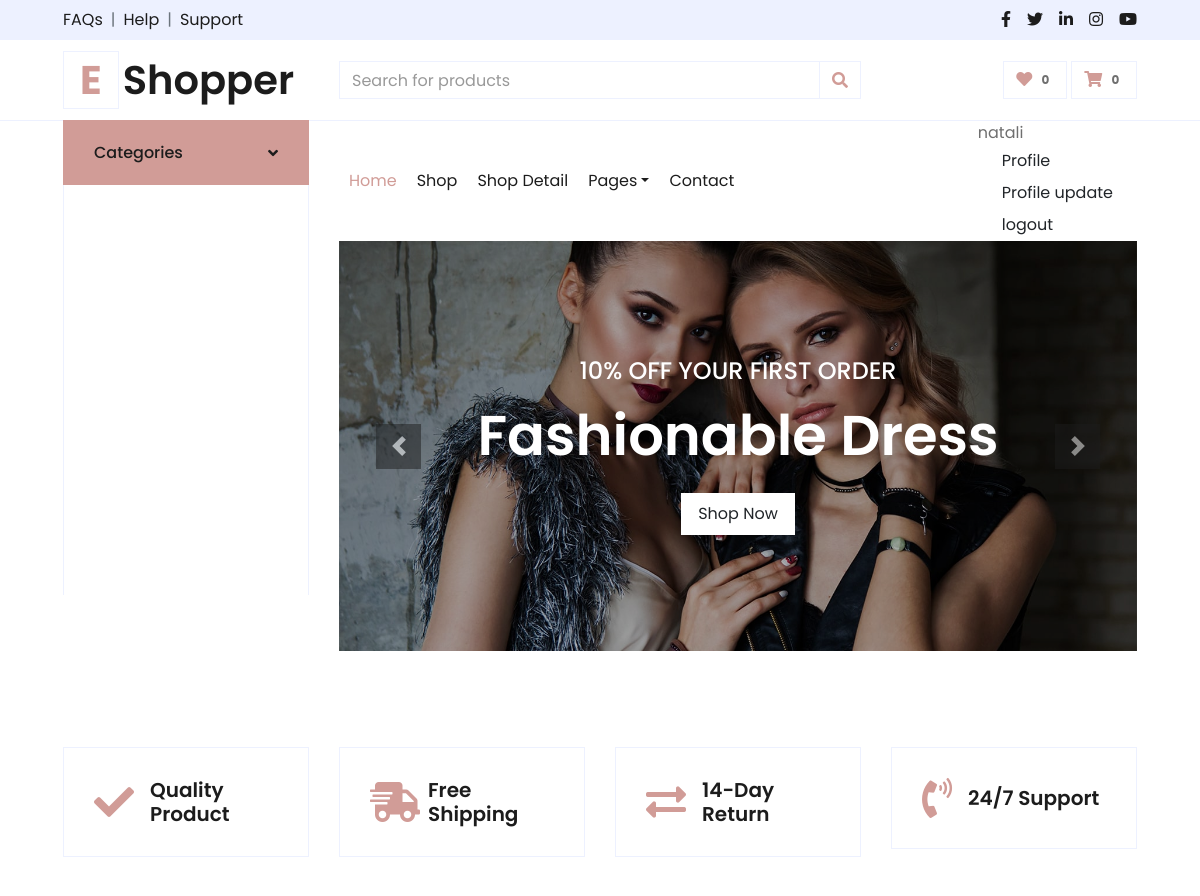
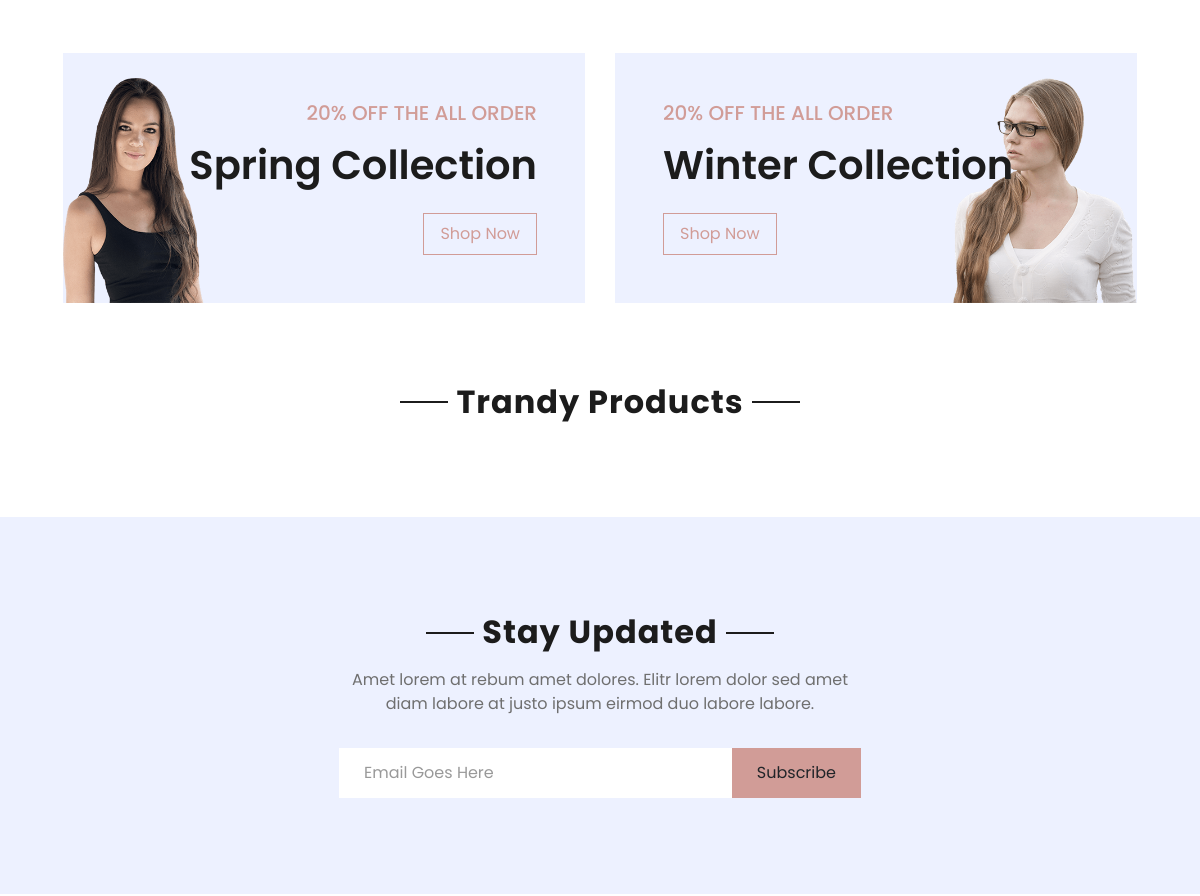
The app's page / (signed in, upper part), older data (2 pictures, top to bottom).
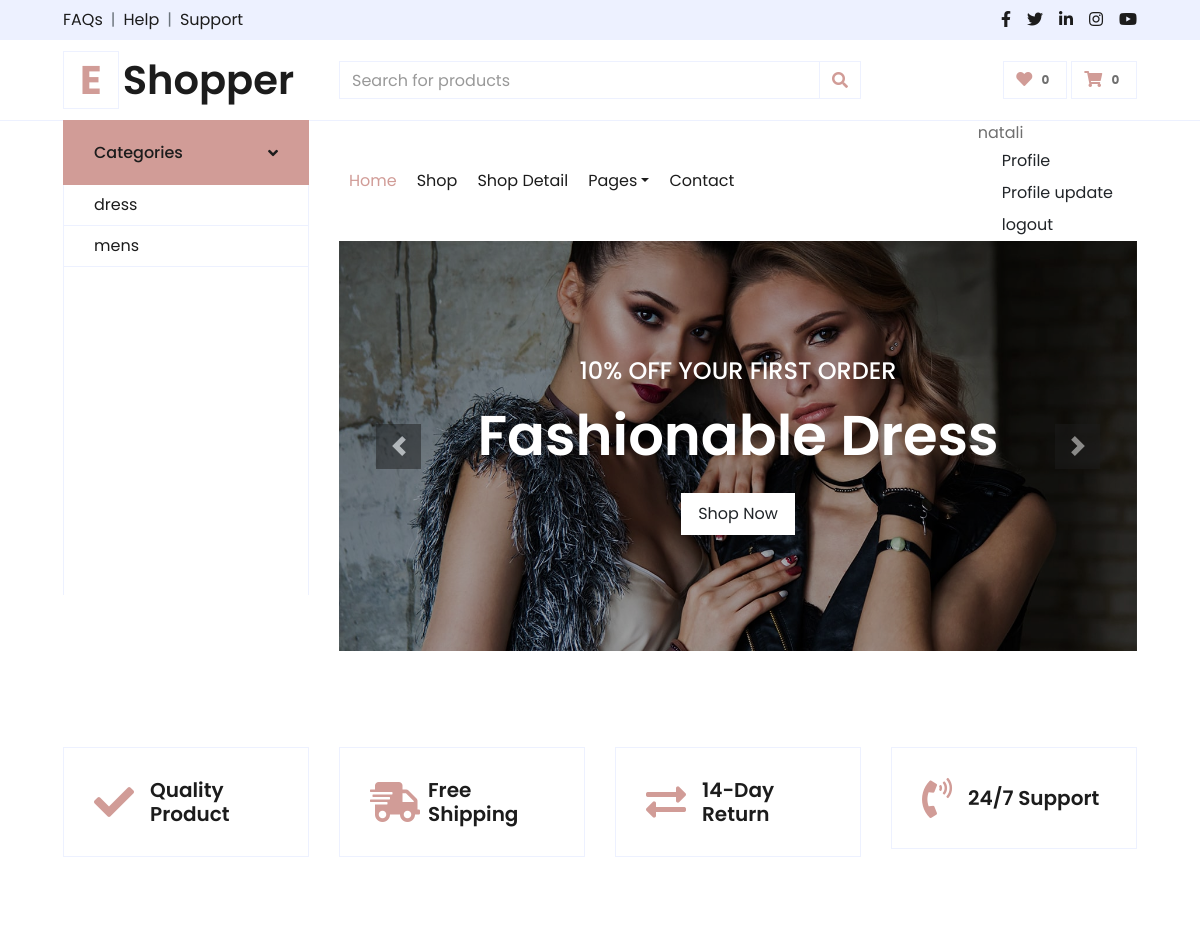
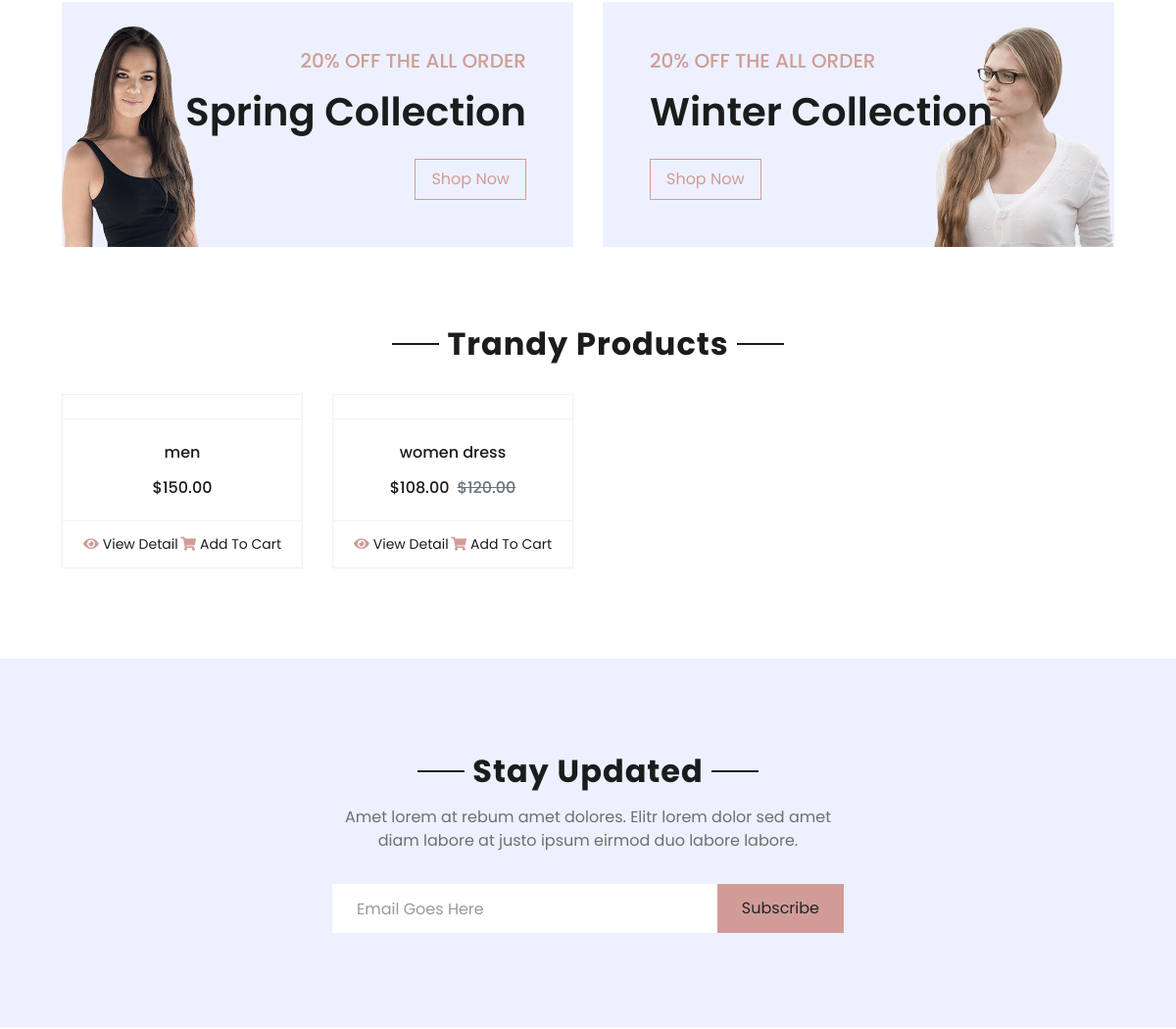
The same page, newer data (2 pictures, top to bottom).
### apps/account/models.py (models this page shows, shortened)
class User(AbstractUser):
    slug = models.SlugField('slug', max_length=100,unique=True)
    email = models.EmailField('Email' , unique=True)
    phone_number = models.CharField(max_length=20,null=True)
    favorites = models.ManyToManyField('shop.Product')
    class Meta:
        verbose_name = 'user'
        verbose_name_plural = 'users'

### apps/shop/models.py (models this page shows, shortened)
class Category(models.Model):
    name = models.CharField(max_length=200)
    slug = models.SlugField(max_length=200,unique=True) #создастся уник индекс
    class Meta:
        ordering = ['name']
        indexes = [models.Index(fields=['name'])] #индекст по полю name
        verbose_name = 'category'
        verbose_name_plural = 'categories'
    def __str__(self):
        return self.name

class Product(models.Model):
    category = models.ForeignKey(Category, related_name='products',on_delete=models.CASCADE) #один ко многим
    name = models.CharField(max_length=200)
    slug = models.SlugField('Slug',max_length=200) #слаг для созд url адресов
    description = models.TextField('Description')
    price = models.DecimalField('Price', max_digits=7,decimal_places=2)
    available = models.BooleanField(default=True) #булевое значение продукта
    created = models.DateTimeField('Date created',auto_now_add=True) #дата создания проекта
    updated = models.DateTimeField('Date updated',auto_now=True) #дата обновления
    discount = models.PositiveSmallIntegerField("Discount", blank=True, default=0)
    sizes = models.ManyToManyField(ProductSizes, related_name="products")
    colors = models.ManyToManyField(ProductColors, related_name="products")
    class Meta:
        ordering = ['name']
        indexes = [models.Index(fields=['id', 'slug']),
                models.Index(fields=['name']),
                models.Index(fields=['-created']),
                ]
        verbose_name = 'product'
        verbose_name_plural = 'products'
    @property
    def total_price(self):
        return(self.price-(self.price*self.discount/100))

### apps/shop/views.py (the view)
# urls.py: path('',view=views.index_view, name='index'),
def index_view(request):
    products = Product.objects.all()
    context = {'products': products}
    return render(request,"index.html",context=context)

### apps/shop/context_processors.py (called while the page is built)
def categories_processor(request):
    categories = Category.objects.all()
    context = {'categories': categories}
    return context

def likes_count(request):
    user = request.user
    favorites = user.favorites.count()
    context = {'favorites_count':favorites}
    return context

### apps/shop/templates/index.html (shortened to what this page needs)
{% extends 'base.html' %}
{% load static %}
{% block content %}
    <div class="container-fluid pt-5">
        <div class="row px-xl-5 pb-3">
            <div class="col-lg-3 col-md-6 col-sm-12 pb-1">
                <div class="d-flex align-items-center border mb-4" style="padding: 30px;">
                    <h1 class="fa fa-check text-primary m-0 mr-3"></h1>
                    <h5 class="font-weight-semi-bold m-0">Quality Product</h5>
                </div>
            </div>
            <div class="col-lg-3 col-md-6 col-sm-12 pb-1">
                <div class="d-flex align-items-center border mb-4" style="padding: 30px;">
                    <h1 class="fa fa-shipping-fast text-primary m-0 mr-2"></h1>
                    <h5 class="font-weight-semi-bold m-0">Free Shipping</h5>
                </div>
            </div>
            <div class="col-lg-3 col-md-6 col-sm-12 pb-1">
                <div class="d-flex align-items-center border mb-4" style="padding: 30px;">
                    <h1 class="fas fa-exchange-alt text-primary m-0 mr-3"></h1>
                    <h5 class="font-weight-semi-bold m-0">14-Day Return</h5>
                </div>
            </div>
            <div class="col-lg-3 col-md-6 col-sm-12 pb-1">
                <div class="d-flex align-items-center border mb-4" style="padding: 30px;">
                    <h1 class="fa fa-phone-volume text-primary m-0 mr-3"></h1>
                    <h5 class="font-weight-semi-bold m-0">24/7 Support</h5>
                </div>
            </div>
        </div>
    </div>
    <div class="container-fluid offer pt-5">
        <div class="row px-xl-5">
            <div class="col-md-6 pb-4">
                <div class="position-relative bg-secondary text-center text-md-right text-white mb-2 py-5 px-5">
                    <img src="{% static 'img/offer-1.png' %}" alt="">
                    <div class="position-relative" style="z-index: 1;">
                        <h5 class="text-uppercase text-primary mb-3">20% off the all order</h5>
                        <h1 class="mb-4 font-weight-semi-bold">Spring Collection</h1>
                        <a href="" class="btn btn-outline-primary py-md-2 px-md-3">Shop Now</a>
                    </div>
                </div>
            </div>
            <div class="col-md-6 pb-4">
                <div class="position-relative bg-secondary text-center text-md-left text-white mb-2 py-5 px-5">
                    <img src="{% static 'img/offer-2.png' %}" alt="">
                    <div class="position-relative" style="z-index: 1;">
                        <h5 class="text-uppercase text-primary mb-3">20% off the all order</h5>
                        <h1 class="mb-4 font-weight-semi-bold">Winter Collection</h1>
                        <a href="" class="btn btn-outline-primary py-md-2 px-md-3">Shop Now</a>
                    </div>
                </div>
            </div>
        </div>
    </div>
    <div class="container-fluid pt-5">
        <div class="text-center mb-4">
            <h2 class="section-title px-5"><span class="px-2">Trandy Products</span></h2>
        </div>
        <div class="row px-xl-5 pb-3">
            {% for product in products %}
            <div class="col-lg-3 col-md-6 col-sm-12 pb-1">
                <div class="card product-item border-0 mb-4">
                    <div class="card-header product-img position-relative overflow-hidden bg-transparent border p-0">
                    </div>
                    <div class="card-body border-left border-right text-center p-0 pt-4 pb-3">
                        <h6 class="text-truncate mb-3">{{product.name}}</h6>
                        <div class="d-flex justify-content-center">
                            {% if product.discount == 0 %}
                            <h6>${{product.total_price}}</h6>
                            {% else %}
                            <h6>${{product.total_price}}</h6><h6 class="text-muted ml-2"><del>${{product.price}}</del></h6>
                            {% endif %}
                        </div>
                    </div>
                    <div class="card-footer d-flex justify-content-between bg-light border">
                        <a href="{% url 'shop:product_detail' product.slug %}" class="btn btn-sm text-dark p-0"><i class="fas fa-eye text-primary mr-1"></i>View Detail</a>
                        <a href="" class="btn btn-sm text-dark p-0"><i class="fas fa-shopping-cart text-primary mr-1"></i>Add To Cart</a>
                    </div>
                </div>
            </div>
            {% endfor %}
        </div>
    </div>
    <div class="container-fluid bg-secondary my-5">
        <div class="row justify-content-md-center py-5 px-xl-5">
            <div class="col-md-6 col-12 py-5">
                <div class="text-center mb-2 pb-2">
                    <h2 class="section-title px-5 mb-3"><span class="bg-secondary px-2">Stay Updated</span></h2>
                    <p>Amet lorem at rebum amet dolores. Elitr lorem dolor sed amet diam labore at justo ipsum eirmod duo labore labore.</p>
                </div>
                <form action="">
                    <div class="input-group">
                        <input type="text" class="form-control border-white p-4" placeholder="Email Goes Here">
                        <div class="input-group-append">
                            <button class="btn btn-primary px-4">Subscribe</button>
                        </div>
                    </div>
                </form>
            </div>
        </div>
    </div>
{% endblock %}

### templates/base.html (shortened to what this page needs)
{% load static %}
<!DOCTYPE html>
<html lang="en">
<head>
    <link href="https://cdnjs.cloudflare.com/ajax/libs/font-awesome/5.10.0/css/all.min.css" rel="stylesheet">
    <link href="{% static 'lib/owlcarousel/assets/owl.carousel.min.css' %}" rel="stylesheet">
    <link href="{% static 'css/style.css' %}" rel="stylesheet">
</head>
<body>
    <div class="container-fluid">
        <div class="row bg-secondary py-2 px-xl-5">
            <div class="col-lg-6 d-none d-lg-block">
                <div class="d-inline-flex align-items-center">
                    <a class="text-dark" href="">FAQs</a>
                    <span class="text-muted px-2">|</span>
                    <a class="text-dark" href="">Help</a>
                    <span class="text-muted px-2">|</span>
                    <a class="text-dark" href="">Support</a>
                </div>
            </div>
            <div class="col-lg-6 text-center text-lg-right">
                <div class="d-inline-flex align-items-center">
                    <a class="text-dark px-2" href="">
                        <i class="fab fa-facebook-f"></i>
                    </a>
                    <a class="text-dark px-2" href="">
                        <i class="fab fa-twitter"></i>
                    </a>
                    <a class="text-dark px-2" href="">
                        <i class="fab fa-linkedin-in"></i>
                    </a>
                    <a class="text-dark px-2" href="">
                        <i class="fab fa-instagram"></i>
                    </a>
                    <a class="text-dark pl-2" href="">
                        <i class="fab fa-youtube"></i>
                    </a>
                </div>
            </div>
        </div>
        <div class="row align-items-center py-3 px-xl-5">
            <div class="col-lg-3 d-none d-lg-block">
                <a href="" class="text-decoration-none">
                    <h1 class="m-0 display-5 font-weight-semi-bold"><span class="text-primary font-weight-bold border px-3 mr-1">E</span>Shopper</h1>
                </a>
            </div>
            <div class="col-lg-6 col-6 text-left">
                <form action="">
                    <div class="input-group">
                        <input type="text" class="form-control" placeholder="Search for products">
                        <div class="input-group-append">
                            <span class="input-group-text bg-transparent text-primary">
                                <i class="fa fa-search"></i>
                            </span>
                        </div>
                    </div>
                </form>
            </div>
            {% if request.user.is_authenticated %}
            <div class="col-lg-3 col-6 text-right">
                <a href="{% url 'shop:my_favorites' %} " class="btn border">
                    <i class="fas fa-heart text-primary"></i>
                    <span class="badge">{{favorites_count}}</span>
                </a>
                <a href="" class="btn border">
                    <i class="fas fa-shopping-cart text-primary"></i>
                    <span class="badge">0</span>
                </a>
            </div>
            {% endif %}
        </div>
    </div>
    <div class="container-fluid mb-5">
        <div class="row border-top px-xl-5">
            <div class="col-lg-3 d-none d-lg-block">
                <a class="btn shadow-none d-flex align-items-center justify-content-between bg-primary text-white w-100" data-toggle="collapse" href="#navbar-vertical" style="height: 65px; margin-top: -1px; padding: 0 30px;">
                    <h6 class="m-0">Categories</h6>
                    <i class="fa fa-angle-down text-dark"></i>
                </a>
                <nav class="collapse show navbar navbar-vertical navbar-light align-items-start p-0 border border-top-0 border-bottom-0" id="navbar-vertical">
                    <div class="navbar-nav w-100 overflow-hidden" style="height: 410px">
                        {% for category in categories %}
                        <a href="{% url 'shop:category_products' category.slug %}" class="nav-item nav-link">{{category}}</a>
                        {% endfor %}
                    </div>
                </nav>
            </div>
            <div class="col-lg-9">
                <nav class="navbar navbar-expand-lg bg-light navbar-light py-3 py-lg-0 px-0">
                    <div class="collapse navbar-collapse justify-content-between" id="navbarCollapse">
                        <div class="navbar-nav mr-auto py-0">
                            <a href="index.html" class="nav-item nav-link active">Home</a>
                            <a href="shop.html" class="nav-item nav-link">Shop</a>
                            <a href="detail.html" class="nav-item nav-link">Shop Detail</a>
                            <div class="nav-item dropdown">
                                <a href="#" class="nav-link dropdown-toggle" data-toggle="dropdown">Pages</a>
                            </div>
                            <a href="contact.html" class="nav-item nav-link">Contact</a>
                        </div>
                        <div class="navbar-nav ml-auto py-0">
                            {% if not request.user.is_authenticated%}
                            <a href="{% url 'account:login' %}"<button class="dropdown-item" type="button">Login</button></a>
                            <a href="{% url 'account:register' %}"<button class="dropdown-item" type="button">Register</button></a>
                            {% else %}
                            <div id="user-profile">
                                <span id="user-name">{{request.user.username}}</span>
                                <a href="{% url 'account:my_profile' %}"<button class="dropdown-item" type="button">Profile</button></a>
                                <a href="{% url 'account:profile_update' %}"<button class="dropdown-item" type="button">Profile update</button></a>
                            <a href="{% url 'account:logout' %}"<button class="dropdown-item" type="button">logout</button></a>
                            </div>
                            {% endif %}
                        </div>
                    </div>
                </nav>
                <div id="header-carousel" class="carousel slide" data-ride="carousel">
                    <div class="carousel-inner">
                        <div class="carousel-item active" style="height: 410px;">
                            <img class="img-fluid" src="{% static 'img/carousel-1.jpg' %}" alt="Image">
                            <div class="carousel-caption d-flex flex-column align-items-center justify-content-center">
                                <div class="p-3" style="max-width: 700px;">
                                    <h4 class="text-light text-uppercase font-weight-medium mb-3">10% Off Your First Order</h4>
                                    <h3 class="display-4 text-white font-weight-semi-bold mb-4">Fashionable Dress</h3>
                                    <a href="" class="btn btn-light py-2 px-3">Shop Now</a>
                                </div>
                            </div>
                        </div>
                    </div>
                    <a class="carousel-control-prev" href="#header-carousel" data-slide="prev">
                        <div class="btn btn-dark" style="width: 45px; height: 45px;">
                            <span class="carousel-control-prev-icon mb-n2"></span>
                        </div>
                    </a>
                    <a class="carousel-control-next" href="#header-carousel" data-slide="next">
                        <div class="btn btn-dark" style="width: 45px; height: 45px;">
                            <span class="carousel-control-next-icon mb-n2"></span>
                        </div>
                    </a>
                </div>
            </div>
        </div>
    </div>
{% block content %}
{% endblock %}
</body>
</html>

Row changes from the older to the newer data that the page shows:
added Category: name "dress"
added Category: name "mens"
added Product: name "men", total_price "150.00"
added Product: name "women dress", total_price "108.00", price "120.00"
